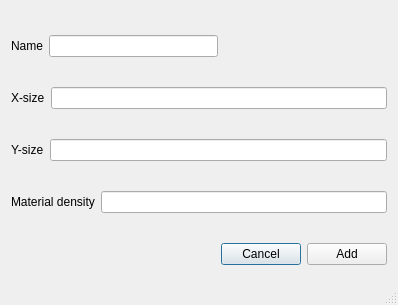
<?xml version="1.0" encoding="UTF-8"?>
<ui version="4.0">
 <class>bodyform</class>
 <widget class="QDialog" name="bodyform">
  <property name="geometry">
   <rect>
    <x>0</x>
    <y>0</y>
    <width>398</width>
    <height>305</height>
   </rect>
  </property>
  <property name="windowTitle">
   <string>Dialog</string>
  </property>
  <property name="sizeGripEnabled">
   <bool>true</bool>
  </property>
  <layout class="QVBoxLayout" name="verticalLayout">
   <item>
    <layout class="QHBoxLayout" name="horizontalLayout_3">
     <item>
      <widget class="QLabel" name="label_5">
       <property name="text">
        <string>Name</string>
       </property>
      </widget>
     </item>
     <item>
      <widget class="QLineEdit" name="compemontName"/>
     </item>
     <item>
      <spacer name="horizontalSpacer_2">
       <property name="orientation">
        <enum>Qt::Horizontal</enum>
       </property>
       <property name="sizeHint" stdset="0">
        <size>
         <width>40</width>
         <height>20</height>
        </size>
       </property>
      </spacer>
     </item>
    </layout>
   </item>
   <item>
    <layout class="QHBoxLayout" name="horizontalLayout">
     <item>
      <widget class="QLabel" name="label">
       <property name="text">
        <string>X-size</string>
       </property>
      </widget>
     </item>
     <item>
      <widget class="QLineEdit" name="xsize"/>
     </item>
    </layout>
   </item>
   <item>
    <layout class="QHBoxLayout" name="horizontalLayout_2">
     <item>
      <widget class="QLabel" name="label_2">
       <property name="text">
        <string>Y-size</string>
       </property>
      </widget>
     </item>
     <item>
      <widget class="QLineEdit" name="ysize"/>
     </item>
    </layout>
   </item>
   <item>
    <layout class="QHBoxLayout" name="horizontalLayout_4">
     <item>
      <widget class="QLabel" name="label_3">
       <property name="text">
        <string>Material density</string>
       </property>
      </widget>
     </item>
     <item>
      <widget class="QLineEdit" name="densityform"/>
     </item>
    </layout>
   </item>
   <item>
    <layout class="QHBoxLayout" name="horizontalLayout_5">
     <item>
      <spacer name="horizontalSpacer">
       <property name="orientation">
        <enum>Qt::Horizontal</enum>
       </property>
       <property name="sizeHint" stdset="0">
        <size>
         <width>40</width>
         <height>20</height>
        </size>
       </property>
      </spacer>
     </item>
     <item>
      <widget class="QPushButton" name="pushButtonCancel">
       <property name="text">
        <string>Cancel</string>
       </property>
      </widget>
     </item>
     <item>
      <widget class="QPushButton" name="pushButtonAdd">
       <property name="text">
        <string>Add</string>
       </property>
      </widget>
     </item>
    </layout>
   </item>
  </layout>
 </widget>
 <resources/>
 <connections/>
</ui>
